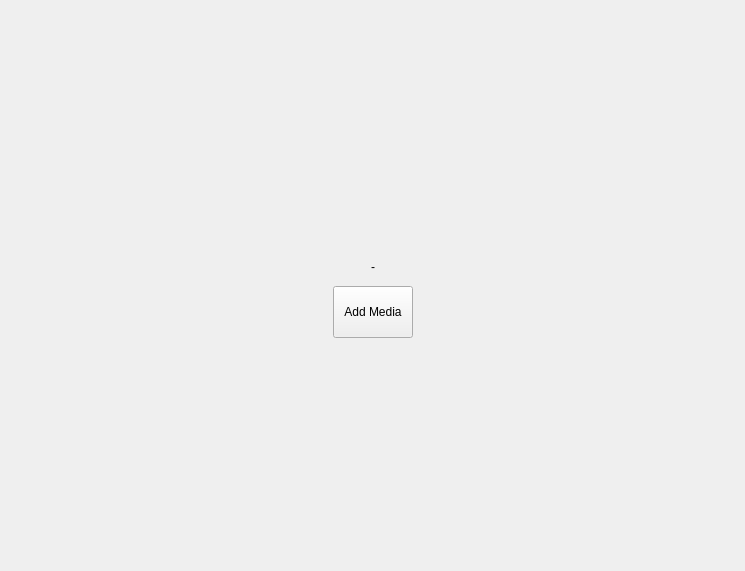
<?xml version="1.0" encoding="UTF-8"?>
<ui version="4.0">
 <class>HomePage</class>
 <widget class="QWidget" name="HomePage">
  <property name="geometry">
   <rect>
    <x>0</x>
    <y>0</y>
    <width>745</width>
    <height>571</height>
   </rect>
  </property>
  <property name="windowTitle">
   <string>Form</string>
  </property>
  <layout class="QVBoxLayout" name="verticalLayout">
   <item>
    <spacer name="verticalSpacer_2">
     <property name="orientation">
      <enum>Qt::Vertical</enum>
     </property>
     <property name="sizeHint" stdset="0">
      <size>
       <width>20</width>
       <height>40</height>
      </size>
     </property>
    </spacer>
   </item>
   <item>
    <layout class="QHBoxLayout" name="horizontalLayout">
     <property name="topMargin">
      <number>0</number>
     </property>
     <item>
      <spacer name="horizontalSpacer">
       <property name="orientation">
        <enum>Qt::Horizontal</enum>
       </property>
       <property name="sizeHint" stdset="0">
        <size>
         <width>40</width>
         <height>20</height>
        </size>
       </property>
      </spacer>
     </item>
     <item>
      <layout class="QVBoxLayout" name="verticalLayout_2">
       <property name="spacing">
        <number>12</number>
       </property>
       <property name="topMargin">
        <number>0</number>
       </property>
       <item>
        <widget class="QLabel" name="welcomeIconLabel">
         <property name="text">
          <string/>
         </property>
         <property name="alignment">
          <set>Qt::AlignCenter</set>
         </property>
        </widget>
       </item>
       <item>
        <widget class="QLabel" name="welcomeLabel">
         <property name="text">
          <string>-</string>
         </property>
         <property name="alignment">
          <set>Qt::AlignCenter</set>
         </property>
        </widget>
       </item>
       <item alignment="Qt::AlignHCenter">
        <widget class="QPushButton" name="addMediaPushButton">
         <property name="sizePolicy">
          <sizepolicy hsizetype="Maximum" vsizetype="Fixed">
           <horstretch>0</horstretch>
           <verstretch>0</verstretch>
          </sizepolicy>
         </property>
         <property name="minimumSize">
          <size>
           <width>0</width>
           <height>52</height>
          </size>
         </property>
         <property name="text">
          <string>Add Media</string>
         </property>
        </widget>
       </item>
      </layout>
     </item>
     <item>
      <spacer name="horizontalSpacer_2">
       <property name="orientation">
        <enum>Qt::Horizontal</enum>
       </property>
       <property name="sizeHint" stdset="0">
        <size>
         <width>40</width>
         <height>20</height>
        </size>
       </property>
      </spacer>
     </item>
    </layout>
   </item>
   <item>
    <spacer name="verticalSpacer">
     <property name="orientation">
      <enum>Qt::Vertical</enum>
     </property>
     <property name="sizeHint" stdset="0">
      <size>
       <width>20</width>
       <height>40</height>
      </size>
     </property>
    </spacer>
   </item>
  </layout>
 </widget>
 <resources/>
 <connections/>
</ui>
